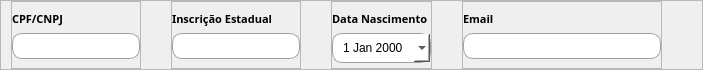
          <widget class="QFrame" name="frame_27">
           <property name="sizePolicy">
            <sizepolicy hsizetype="Preferred" vsizetype="Expanding">
             <horstretch>0</horstretch>
             <verstretch>0</verstretch>
            </sizepolicy>
           </property>
           <property name="minimumSize">
            <size>
             <width>0</width>
             <height>70</height>
            </size>
           </property>
           <property name="maximumSize">
            <size>
             <width>16777215</width>
             <height>70</height>
            </size>
           </property>
           <property name="frameShape">
            <enum>QFrame::StyledPanel</enum>
           </property>
           <property name="frameShadow">
            <enum>QFrame::Raised</enum>
           </property>
           <layout class="QGridLayout" name="gridLayout_24">
            <property name="leftMargin">
             <number>10</number>
            </property>
            <property name="topMargin">
             <number>0</number>
            </property>
            <property name="rightMargin">
             <number>0</number>
            </property>
            <property name="bottomMargin">
             <number>0</number>
            </property>
            <property name="horizontalSpacing">
             <number>30</number>
            </property>
            <property name="verticalSpacing">
             <number>9</number>
            </property>
            <item row="0" column="4">
             <spacer name="horizontalSpacer_7">
              <property name="orientation">
               <enum>Qt::Horizontal</enum>
              </property>
              <property name="sizeHint" stdset="0">
               <size>
                <width>40</width>
                <height>20</height>
               </size>
              </property>
             </spacer>
            </item>
            <item row="0" column="2">
             <widget class="QFrame" name="frame_29">
              <property name="maximumSize">
               <size>
                <width>150</width>
                <height>70</height>
               </size>
              </property>
              <property name="frameShape">
               <enum>QFrame::StyledPanel</enum>
              </property>
              <property name="frameShadow">
               <enum>QFrame::Raised</enum>
              </property>
              <layout class="QGridLayout" name="gridLayout_26">
               <property name="leftMargin">
                <number>0</number>
               </property>
               <property name="topMargin">
                <number>9</number>
               </property>
               <property name="rightMargin">
                <number>0</number>
               </property>
               <item row="0" column="0">
                <widget class="QLabel" name="label_22">
                 <property name="font">
                  <font>
                   <family>Raleway</family>
                   <pointsize>8</pointsize>
                   <weight>75</weight>
                   <bold>true</bold>
                  </font>
                 </property>
                 <property name="text">
                  <string>Data Nascimento</string>
                 </property>
                </widget>
               </item>
               <item row="1" column="0">
                <widget class="QDateEdit" name="input_nascimento">
                 <property name="minimumSize">
                  <size>
                   <width>0</width>
                   <height>30</height>
                  </size>
                 </property>
                 <property name="maximumSize">
                  <size>
                   <width>16777215</width>
                   <height>30</height>
                  </size>
                 </property>
                 <property name="styleSheet">
                  <string notr="true">QDateEdit {
	background-color:white;
	border-radius: 10px;
	border: 1px solid rgb(158, 162, 166);
	padding-left: 8px;
}</string>
                 </property>
                 <property name="calendarPopup">
                  <bool>true</bool>
                 </property>
                </widget>
               </item>
              </layout>
             </widget>
            </item>
            <item row="0" column="1">
             <widget class="QFrame" name="frame_32">
              <property name="maximumSize">
               <size>
                <width>150</width>
                <height>70</height>
               </size>
              </property>
              <property name="frameShape">
               <enum>QFrame::StyledPanel</enum>
              </property>
              <property name="frameShadow">
               <enum>QFrame::Raised</enum>
              </property>
              <layout class="QGridLayout" name="gridLayout_29">
               <property name="leftMargin">
                <number>0</number>
               </property>
               <property name="topMargin">
                <number>9</number>
               </property>
               <property name="rightMargin">
                <number>0</number>
               </property>
               <item row="0" column="0">
                <widget class="QLabel" name="label_25">
                 <property name="font">
                  <font>
                   <family>Raleway</family>
                   <pointsize>8</pointsize>
                   <weight>75</weight>
                   <bold>true</bold>
                  </font>
                 </property>
                 <property name="text">
                  <string>Inscrição Estadual</string>
                 </property>
                </widget>
               </item>
               <item row="1" column="0">
                <widget class="QLineEdit" name="input_inscricaoEstadual">
                 <property name="sizePolicy">
                  <sizepolicy hsizetype="Expanding" vsizetype="Expanding">
                   <horstretch>0</horstretch>
                   <verstretch>0</verstretch>
                  </sizepolicy>
                 </property>
                 <property name="maximumSize">
                  <size>
                   <width>16777215</width>
                   <height>30</height>
                  </size>
                 </property>
                 <property name="font">
                  <font>
                   <family>Raleway</family>
                  </font>
                 </property>
                 <property name="styleSheet">
                  <string notr="true">QLineEdit {
	background-color:white;
	border-radius: 10px;
	border: 1px solid rgb(158, 162, 166);
	padding-left: 20px;
}</string>
                 </property>
                </widget>
               </item>
              </layout>
             </widget>
            </item>
            <item row="0" column="0">
             <widget class="QFrame" name="frame_31">
              <property name="maximumSize">
               <size>
                <width>150</width>
                <height>70</height>
               </size>
              </property>
              <property name="frameShape">
               <enum>QFrame::StyledPanel</enum>
              </property>
              <property name="frameShadow">
               <enum>QFrame::Raised</enum>
              </property>
              <layout class="QGridLayout" name="gridLayout_28">
               <property name="leftMargin">
                <number>0</number>
               </property>
               <property name="topMargin">
                <number>9</number>
               </property>
               <property name="rightMargin">
                <number>0</number>
               </property>
               <item row="0" column="0">
                <widget class="QLabel" name="label_24">
                 <property name="font">
                  <font>
                   <family>Raleway</family>
                   <pointsize>8</pointsize>
                   <weight>75</weight>
                   <bold>true</bold>
                  </font>
                 </property>
                 <property name="text">
                  <string>CPF/CNPJ</string>
                 </property>
                </widget>
               </item>
               <item row="1" column="0">
                <widget class="QLineEdit" name="input_cpf">
                 <property name="sizePolicy">
                  <sizepolicy hsizetype="Expanding" vsizetype="Expanding">
                   <horstretch>0</horstretch>
                   <verstretch>0</verstretch>
                  </sizepolicy>
                 </property>
                 <property name="maximumSize">
                  <size>
                   <width>16777215</width>
                   <height>30</height>
                  </size>
                 </property>
                 <property name="font">
                  <font>
                   <family>Raleway</family>
                  </font>
                 </property>
                 <property name="styleSheet">
                  <string notr="true">QLineEdit {
	background-color:white;
	border-radius: 10px;
	border: 1px solid rgb(158, 162, 166);
	padding-left: 20px;
}</string>
                 </property>
                </widget>
               </item>
              </layout>
             </widget>
            </item>
            <item row="0" column="3">
             <widget class="QFrame" name="frame_33">
              <property name="minimumSize">
               <size>
                <width>200</width>
                <height>0</height>
               </size>
              </property>
              <property name="maximumSize">
               <size>
                <width>200</width>
                <height>70</height>
               </size>
              </property>
              <property name="frameShape">
               <enum>QFrame::StyledPanel</enum>
              </property>
              <property name="frameShadow">
               <enum>QFrame::Raised</enum>
              </property>
              <layout class="QGridLayout" name="gridLayout_30">
               <property name="leftMargin">
                <number>0</number>
               </property>
               <property name="topMargin">
                <number>9</number>
               </property>
               <property name="rightMargin">
                <number>0</number>
               </property>
               <item row="0" column="0">
                <widget class="QLabel" name="label_26">
                 <property name="font">
                  <font>
                   <family>Raleway</family>
                   <pointsize>8</pointsize>
                   <weight>75</weight>
                   <bold>true</bold>
                  </font>
                 </property>
                 <property name="text">
                  <string>Email</string>
                 </property>
                </widget>
               </item>
               <item row="1" column="0">
                <widget class="QLineEdit" name="input_email">
                 <property name="sizePolicy">
                  <sizepolicy hsizetype="Expanding" vsizetype="Expanding">
                   <horstretch>0</horstretch>
                   <verstretch>0</verstretch>
                  </sizepolicy>
                 </property>
                 <property name="maximumSize">
                  <size>
                   <width>16777215</width>
                   <height>30</height>
                  </size>
                 </property>
                 <property name="font">
                  <font>
                   <family>Raleway</family>
                  </font>
                 </property>
                 <property name="styleSheet">
                  <string notr="true">QLineEdit {
	background-color:white;
	border-radius: 10px;
	border: 1px solid rgb(158, 162, 166);
	padding-left: 20px;
}</string>
                 </property>
                </widget>
               </item>
              </layout>
             </widget>
            </item>
           </layout>
          </widget>
